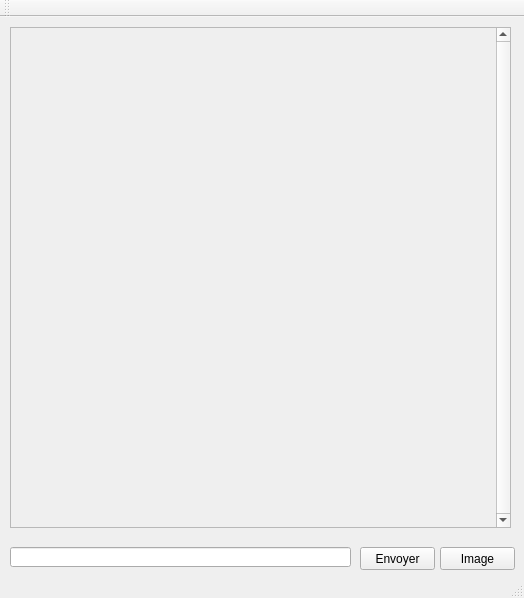
<?xml version="1.0" encoding="UTF-8"?>
<ui version="4.0">
 <class>clientClass</class>
 <widget class="QMainWindow" name="clientClass">
  <property name="geometry">
   <rect>
    <x>0</x>
    <y>0</y>
    <width>524</width>
    <height>598</height>
   </rect>
  </property>
  <property name="windowTitle">
   <string>client</string>
  </property>
  <widget class="QWidget" name="centralWidget">
   <widget class="QLineEdit" name="lineMessage">
    <property name="geometry">
     <rect>
      <x>10</x>
      <y>530</y>
      <width>341</width>
      <height>20</height>
     </rect>
    </property>
   </widget>
   <widget class="QPushButton" name="pushSendText">
    <property name="geometry">
     <rect>
      <x>360</x>
      <y>530</y>
      <width>75</width>
      <height>23</height>
     </rect>
    </property>
    <property name="text">
     <string>Envoyer</string>
    </property>
    <property name="flat">
     <bool>false</bool>
    </property>
   </widget>
   <widget class="QPushButton" name="pushSendImage">
    <property name="geometry">
     <rect>
      <x>440</x>
      <y>530</y>
      <width>75</width>
      <height>23</height>
     </rect>
    </property>
    <property name="text">
     <string>Image</string>
    </property>
   </widget>
   <widget class="QScrollArea" name="scrollArea">
    <property name="geometry">
     <rect>
      <x>10</x>
      <y>10</y>
      <width>501</width>
      <height>501</height>
     </rect>
    </property>
    <property name="verticalScrollBarPolicy">
     <enum>Qt::ScrollBarAlwaysOn</enum>
    </property>
    <property name="widgetResizable">
     <bool>true</bool>
    </property>
    <widget class="QWidget" name="scrollAreaWidgetContents">
     <property name="geometry">
      <rect>
       <x>0</x>
       <y>0</y>
       <width>482</width>
       <height>499</height>
      </rect>
     </property>
     <widget class="QWidget" name="verticalLayoutWidget">
      <property name="geometry">
       <rect>
        <x>0</x>
        <y>0</y>
        <width>501</width>
        <height>501</height>
       </rect>
      </property>
      <layout class="QVBoxLayout" name="verticalLayout"/>
     </widget>
    </widget>
   </widget>
  </widget>
  <widget class="QMenuBar" name="menuBar">
   <property name="geometry">
    <rect>
     <x>0</x>
     <y>0</y>
     <width>524</width>
     <height>21</height>
    </rect>
   </property>
  </widget>
  <widget class="QToolBar" name="mainToolBar">
   <attribute name="toolBarArea">
    <enum>TopToolBarArea</enum>
   </attribute>
   <attribute name="toolBarBreak">
    <bool>false</bool>
   </attribute>
  </widget>
  <widget class="QStatusBar" name="statusBar"/>
 </widget>
 <layoutdefault spacing="6" margin="11"/>
 <resources>
  <include location="client.qrc"/>
 </resources>
 <connections>
  <connection>
   <sender>pushSendImage</sender>
   <signal>clicked()</signal>
   <receiver>clientClass</receiver>
   <slot>sendImage()</slot>
   <hints>
    <hint type="sourcelabel">
     <x>477</x>
     <y>574</y>
    </hint>
    <hint type="destinationlabel">
     <x>261</x>
     <y>298</y>
    </hint>
   </hints>
  </connection>
  <connection>
   <sender>pushSendText</sender>
   <signal>clicked()</signal>
   <receiver>clientClass</receiver>
   <slot>sendMessage()</slot>
   <hints>
    <hint type="sourcelabel">
     <x>397</x>
     <y>574</y>
    </hint>
    <hint type="destinationlabel">
     <x>261</x>
     <y>298</y>
    </hint>
   </hints>
  </connection>
 </connections>
 <slots>
  <slot>sendMessage()</slot>
  <slot>sendImage()</slot>
 </slots>
</ui>
